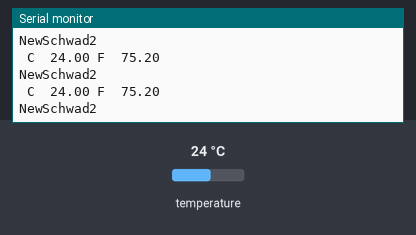
A sketch run on a simulated Arduino Uno, built with avr-gcc and run on an emulated ATmega328P. Shown: the last lines printed to the serial monitor. The test bench sets the inputs (shaded band); at power-on: temperature 24 °C.

Above: at 2.3 s.
2.4 s: temperature set to 12 °C
At 3.7 s:
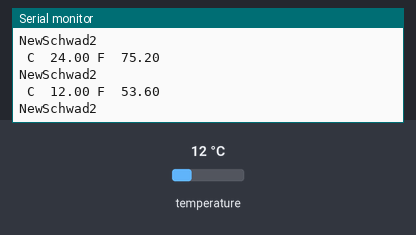
3.9 s: temperature set to 19 °C
At 5.3 s:
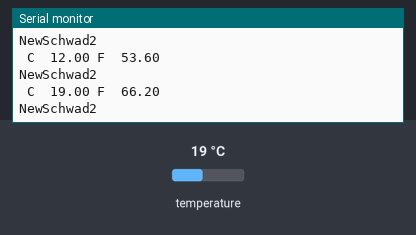
Timing chart, 0 to 6.9 s (numbered marks = the images above; inputs shaded):
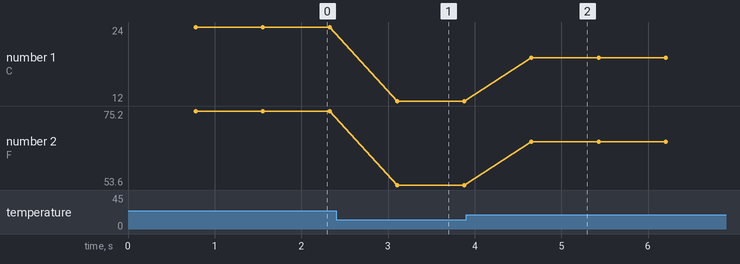

The sketch:

root_cellar.ino
```cpp
#include <OneWire.h>
#include <DallasTemperature.h>

#define ONE_WIRE_BUS 5

OneWire oneWire(ONE_WIRE_BUS);

DallasTemperature sensors(&oneWire);

float Celsius=0;
float Fahrenheit=0;

void setup(void)
{
  Serial.begin(9600);
  sensors.begin();
}

void loop(void)
{
  Serial.println("NewSchwad2");
  sensors.requestTemperatures();
  Celsius=sensors.getTempCByIndex(0);
  Fahrenheit=sensors.toFahrenheit(Celsius);
  Serial.print(" C  ");
  Serial.print(Celsius);
  Serial.print(" F  ");
  Serial.println(Fahrenheit);
  delay(10);
}
```

Measured:
- after the input at 2.4 s, the serial monitor: prints a new line after 0.71 s (image 1)
- after the input at 3.9 s, the serial monitor: prints a new line after 0.76 s (image 2)
- plotted number 1: 24 → 12 after the input at 2.4 s, 12 → 19 after the input at 3.9 s
- plotted number 2: 75.2 → 53.6 after the input at 2.4 s, 53.6 → 66.2 after the input at 3.9 s
